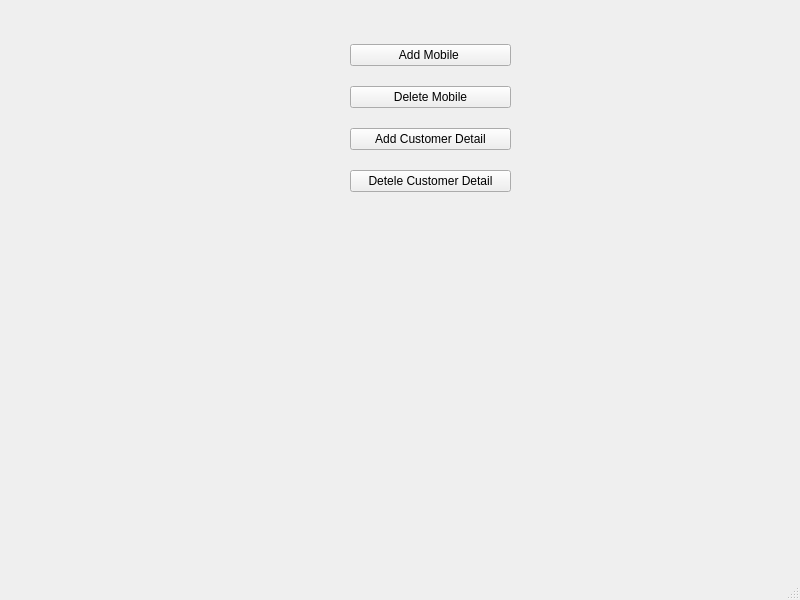
<?xml version="1.0" encoding="UTF-8"?>
<ui version="4.0">
 <class>MainWindow</class>
 <widget class="QMainWindow" name="MainWindow">
  <property name="geometry">
   <rect>
    <x>0</x>
    <y>0</y>
    <width>800</width>
    <height>600</height>
   </rect>
  </property>
  <property name="windowTitle">
   <string>MainWindow</string>
  </property>
  <widget class="QWidget" name="centralwidget">
   <widget class="QWidget" name="verticalLayoutWidget">
    <property name="geometry">
     <rect>
      <x>350</x>
      <y>30</y>
      <width>161</width>
      <height>176</height>
     </rect>
    </property>
    <layout class="QVBoxLayout" name="verticalLayout">
     <item>
      <widget class="QPushButton" name="addMobileButton">
       <property name="text">
        <string>Add Mobile </string>
       </property>
      </widget>
     </item>
     <item>
      <widget class="QPushButton" name="deleteMobileButton">
       <property name="text">
        <string>Delete Mobile</string>
       </property>
      </widget>
     </item>
     <item>
      <widget class="QPushButton" name="addCustomerButton">
       <property name="text">
        <string>Add Customer Detail</string>
       </property>
      </widget>
     </item>
     <item>
      <widget class="QPushButton" name="deleteCustomerButton">
       <property name="text">
        <string>Detele Customer Detail</string>
       </property>
      </widget>
     </item>
    </layout>
   </widget>
  </widget>
  <widget class="QMenuBar" name="menubar">
   <property name="geometry">
    <rect>
     <x>0</x>
     <y>0</y>
     <width>800</width>
     <height>18</height>
    </rect>
   </property>
  </widget>
  <widget class="QStatusBar" name="statusbar"/>
 </widget>
 <resources/>
 <connections/>
</ui>
